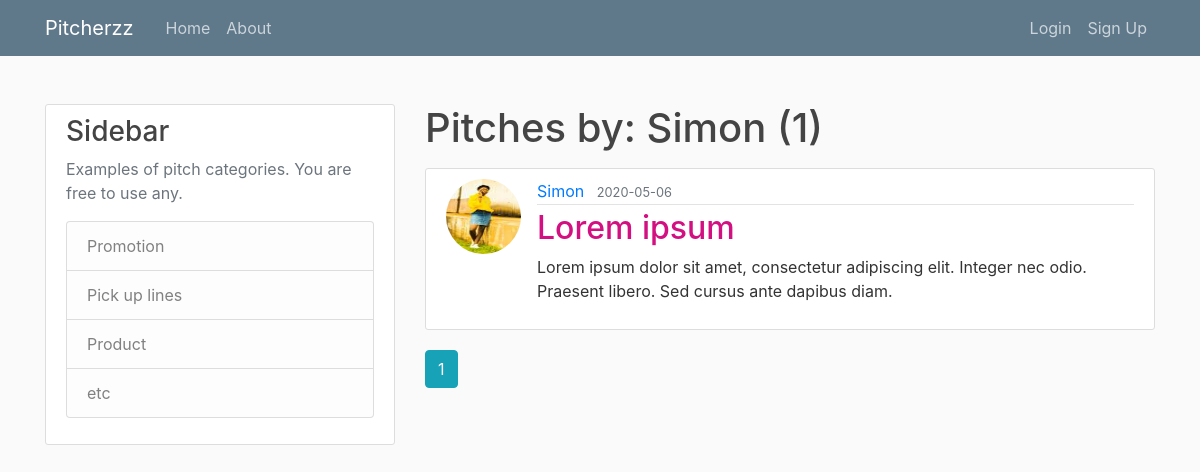
Before: /user/Simon with the older database file.
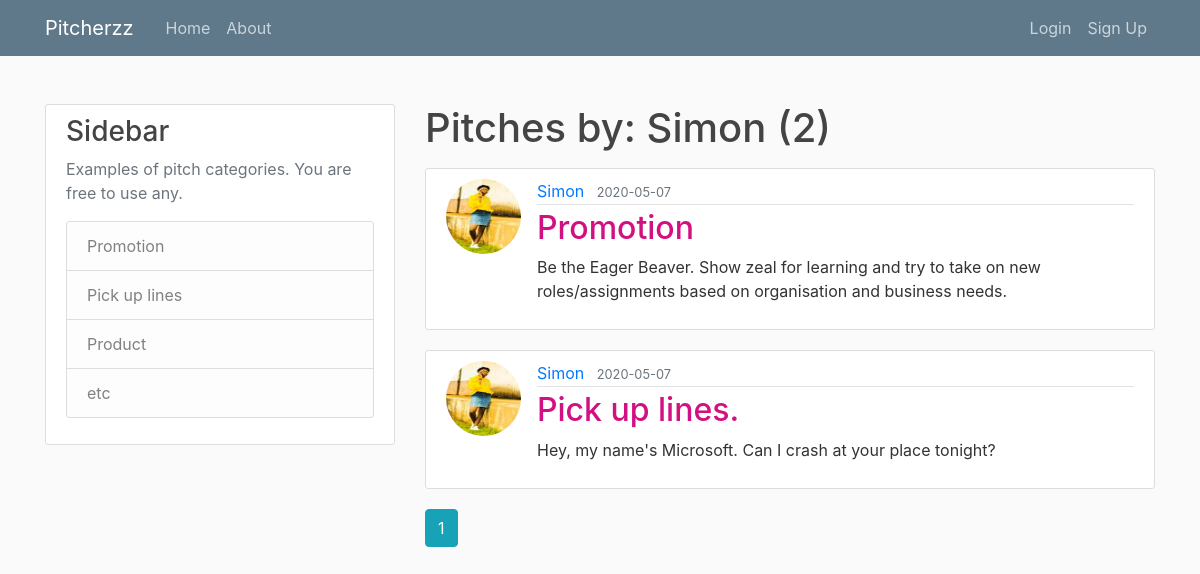
After: the same page with the newer database file.
### pitches/models.py (models this page shows, shortened)
class Pitch(db.Model):
    id = db.Column(db.Integer, primary_key=True)
    category = db.Column(db.String(100), nullable=False)
    date_posted = db.Column(db.DateTime, nullable=False, default=datetime.utcnow)
    content = db.Column(db.Text, nullable=False)
    user_id = db.Column(db.Integer, db.ForeignKey('user.id'), nullable=False)

class User(db.Model, UserMixin):
    id = db.Column(db.Integer, primary_key=True)
    username = db.Column(db.String(20), unique=True, nullable=False)
    email = db.Column(db.String(120), unique=True, nullable=False)
    image_file = db.Column(db.String(20), nullable=False, default='default.jpg')
    password = db.Column(db.String(60), nullable=False)
    pitches = db.relationship('Pitch', backref='author', lazy=True)

### pitches/users/routes.py (the view)
@users.route("/user/<string:username>")
def user_pitches(username):
    page = request.args.get('page', 1, type=int)
    user = User.query.filter_by(username=username).first_or_404()
    pitches = Pitch.query.filter_by(author=user)\
        .order_by(Pitch.date_posted.desc())\
        .paginate(page=page, per_page=4)
    return render_template('user_pitches.html', pitches=pitches, user=user)

### pitches/templates/user_pitches.html
{% extends 'layout.html' %}
{% block content %}
    <h1 class="mb-3">Pitches by: {{user.username }} ({{ pitches.total }})</h1>
    {% for pitch in pitches.items %}
      <article class="media content-section">
        <img class="rounded-circle article-img" src="{{ url_for('static', filename='profile_pics/' + pitch.author.image_file) }}">
        <div class="media-body">
          <div class="article-metadata">
            <a class="mr-2" href="{{ url_for('users.user_pitches', username=pitch.author.username) }}">{{ pitch.author.username }}</a>
            <small class="text-muted">{{ pitch.date_posted.strftime('%Y-%m-%d') }}</small>
          </div>
          <h2><a class="article-title" href="{{ url_for('pitchess.pitch', pitch_id=pitch.id) }}">{{ pitch.category }}</a></h2>
          <p class="article-content">{{ pitch.content }}</p>
        </div>
      </article>
    {% endfor %}
    {% for page_num in pitches.iter_pages(left_edge=1, right_edge=1, left_current=1, right_current=2) %}
      {% if page_num %}
        {% if pitches.page == page_num %}
          <a class="btn btn-info mb-4" href="{{ url_for('users.user_pitches', username=user.username, page=page_num) }}">{{ page_num }}</a>
        {% else %}
          <a class="btn btn-outline-info mb-4" href="{{ url_for('users.user_pitches', username=user.username, page=page_num) }}">{{ page_num }}</a>
        {% endif %}
      {% else %}
        ...
      {% endif %}
    {% endfor %}
{% endblock content %}

Changed rows visible on the page:
now on this page (row edited): Pitch: image_file (picture), author.username "Simon", date_posted "2020-05-07", category "Promotion", content "Be the Eager Beaver. Show zeal for learning and try to take on new roles/assignments based on organisation and business needs."
changed Pitch: date_posted "2020-05-06" → "2020-05-07"; category "Lorem ipsum" → "Pick up lines."; content "Lorem ipsum dolor sit amet, consectetur adipiscing elit. Integer nec odio. Praesent libero. Sed cursus ante dapibus diam." → "Hey, my name's Microsoft. Can I crash at your place tonight?"
Other visible differences:
{{ pitches.total }}: "1" → "2"
